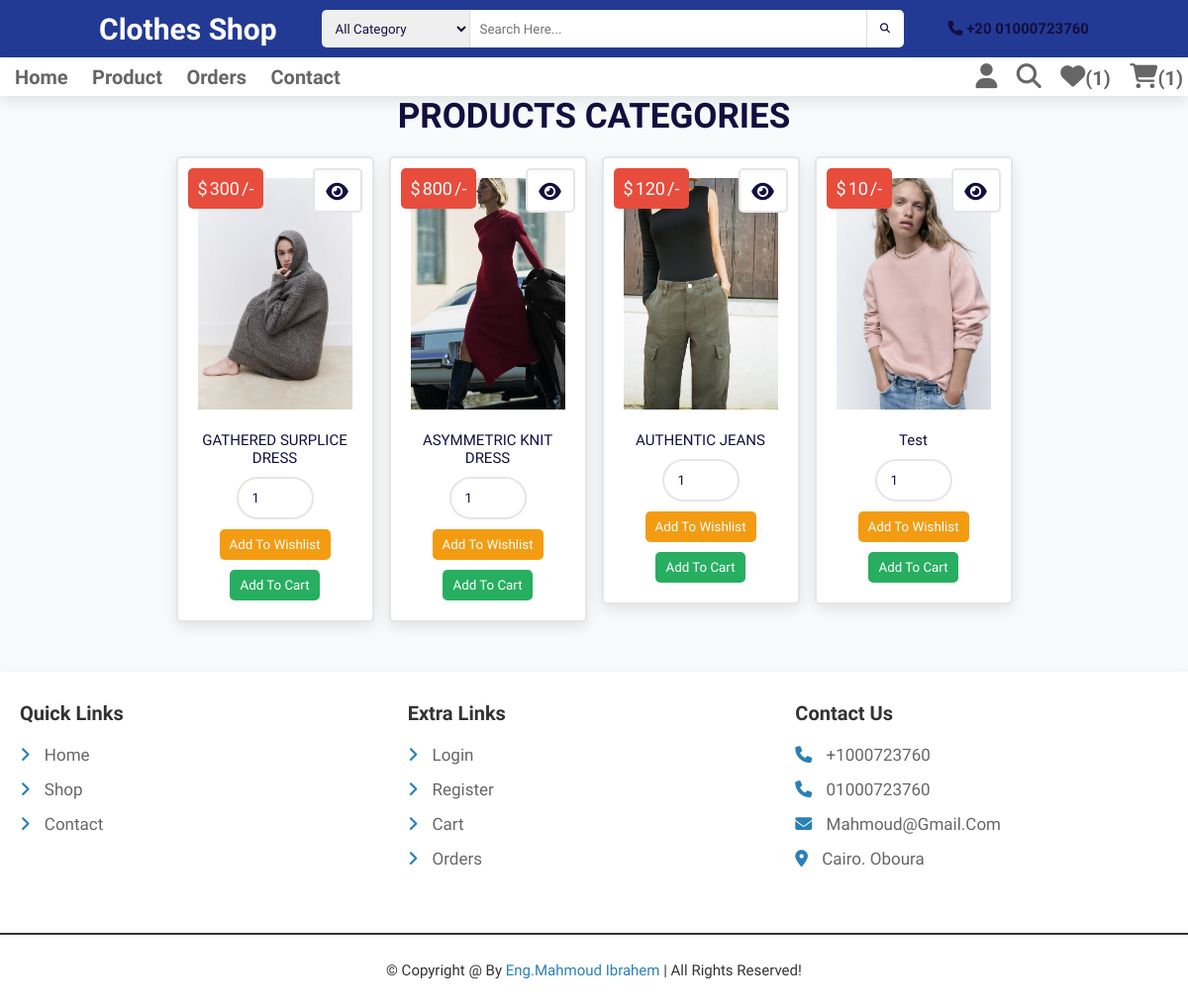
/category.size.php?tow=WM (signed in), run on the app's committed database.
### tables this page shows
CREATE TABLE `products` (
  `id` int(100) NOT NULL,
  `name` varchar(100) NOT NULL,
  `category` varchar(20) NOT NULL,
  `size` text NOT NULL,
  `tow` varchar(250) NOT NULL,
  `details` varchar(500) NOT NULL,
  `price` int(100) NOT NULL,
  `image` varchar(100) NOT NULL
);

### category.size.php (the view, shortened to what this page needs)
<?php
@include 'config.php';
?>
<!DOCTYPE html>
<html lang="en">
<head>
   <link rel="stylesheet" href="https://cdnjs.cloudflare.com/ajax/libs/font-awesome/6.1.1/css/all.min.css">
   <link rel="stylesheet" href="css/style.css">
   <link rel="stylesheet" href="css/index.css">
</head>
<body>
<?php include 'header.php'; ?>
<section class="products">
   <h1 class="title">products categories</h1>
   <div class="box-container">
   <?php
      $category_name = $_GET['tow'];
      $select_products = $conn->prepare("SELECT * FROM `products` WHERE tow = ?");
      $select_products->execute([$category_name]);
      if($select_products->rowCount() > 0){
         while($fetch_products = $select_products->fetch(PDO::FETCH_ASSOC)){
   ?>
   <form action="" class="box" method="POST">
      <div class="price">$<span><?= $fetch_products['price']; ?></span>/-</div>
      <a href="view_page.php?pid=<?= $fetch_products['id']; ?>" class="fas fa-eye"></a>
      <img src="uploaded_img/<?= $fetch_products['image']; ?>" alt="">
      <div class="name"><?= $fetch_products['name']; ?></div>
      <input type="number" min="1" value="1" name="p_qty" class="qty">
      <input type="submit" value="add to wishlist" class="option-btn" name="add_to_wishlist">
      <input type="submit" value="add to cart" class="btn" name="add_to_cart">
   </form>
   <?php
         }
      }else{
         echo '<p class="empty">no products available!</p>';
      }
   ?>
   </div>
</section>
<?php include 'footer.php'; ?>
</body>
</html>

### css/style.css (style rules this page uses)
.products .box-container { display: grid; grid-template-columns: repeat(auto-fit, 20rem); gap:1.5rem; justify-content: center; align-items: flex-start; }
.products .box-container .box { padding:2rem; text-align: center; border:var(--border); background-color: var(--white); box-shadow: var(--box-shadow); border-radius: .5rem; position: relative; }
.products .box-container .box .price { position: absolute; top:1rem; left:1rem; padding:1rem; border-radius: .5rem; background-color: var(--red); font-size: 1.8rem; color:var(--white); }
.products .box-container .box .price span { color:var(--white); margin:0 .2rem; }
.products .box-container .box .fa-eye { position: absolute; top:1rem; right:1rem; border-radius: .5rem; height: 4.5rem; line-height: 4.3rem; width: 5rem; border:var(--border); color:var(--black); font-size: 2rem; background-color: var(--white); }
.products .box-container .box img { width: 100%; margin-bottom: 1rem; }
.products .box-container .box .name { font-size: 1.5rem; color:var(--black); padding:1rem 0; }
.products .box-container .box .qty { border-radius: 5rem; padding:1.2rem 1.4rem; color:var(--black); border:var(--border); width: 50%; }

### css/index.css (style rules this page uses)
:root { --blue: #233a95; --black:#130f40; --light-color:#666; --box-shadow:0 .5rem 1.5rem rgba(0,0,0,.1); --border:.2rem solid rgba(0,0,0,.1); --outline:.1rem solid rgba(0,0,0,.1); --outline-hover:.2rem solid var(--black); }
:root { --header-height: 3.5rem; --first-color: hsl(36, 72%, 48%); --first-color-alt: hsl(36, 72%, 44%); --black-color:hsl(206, 12%, 12%); --card-color: hsl(0, 0%, 90%); --title-color: hsl(206, 12%, 12%); --text-color: hsl(206, 4%, 42%); --text-color-light: hsl(206, 4%, 75%); --body-color: hsl(206, 4%, 97%); --container-color: #fff; --body-font: 'Battambang', cursive; --biggest-font-size: 2.25rem; --h1-font-size: 1.5rem; --h2-font-size: 1.25rem; --h3-font-size: 1rem; --normal-font-size: .938rem; --small-font-size: .813rem; --smaller-font-size: .75rem; --font-bold: 700; --z-tooltip: 10; --z-fixed: 100; }
body { background-color: rgb(249 250 251); position: relative; }
* { font-family: 'Battambang', cursive; margin:0; padding:0; box-sizing: border-box; outline: none; border:none; text-decoration: none; text-transform: capitalize; transition: all .3s linear; list-style-type: none; }
html { font-size: 62.5%; overflow-x: hidden; scroll-behavior: smooth; scroll-padding-top: 7rem; }

### css/components.css (style rules this page uses)
:root { --green:#27ae60; --orange:#f39c12; --red:#e74c3c; --black:#333; --light-color:#666; --white:#fff; --light-bg:#f6f6f6; --border:.2rem solid var(--black); --box-shadow:0 .5rem 1rem rgba(0,0,0,.1); }
* { font-family: 'Rubik', sans-serif; margin:0; padding:0; box-sizing: border-box; outline: none; border:none; text-decoration: none; color:var(--black); }
body { background-color: var(--light-bg); }
html { font-size: 62.5%; overflow-x: hidden; scroll-behavior: smooth; scroll-padding-top: 6.5rem; }
section { padding:3rem 2rem; max-width: 1200px; margin:0 auto; }
.btn, .delete-btn, .option-btn { margin-top: 1rem; border-radius: .5rem; color:var(--white); padding:0.8rem 1rem; text-transform: capitalize; cursor: pointer; text-align: center; }
.btn { background-color: var(--green); }
.option-btn { background-color: var(--orange); }
.title { text-align: center; margin-bottom: 2rem; text-transform: uppercase; color:var(--black); font-size: 3.5rem; }

### data on the page
products: price "300", image (picture), name "GATHERED SURPLICE DRESS"
products: price "800", image (picture), name "ASYMMETRIC KNIT DRESS"
products: price "120", image (picture), name "AUTHENTIC JEANS"
products: price "10", image (picture), name "Test"

### other printed values
$count_wishlist_items->rowCount() "1"
$count_cart_items->rowCount() "1"
